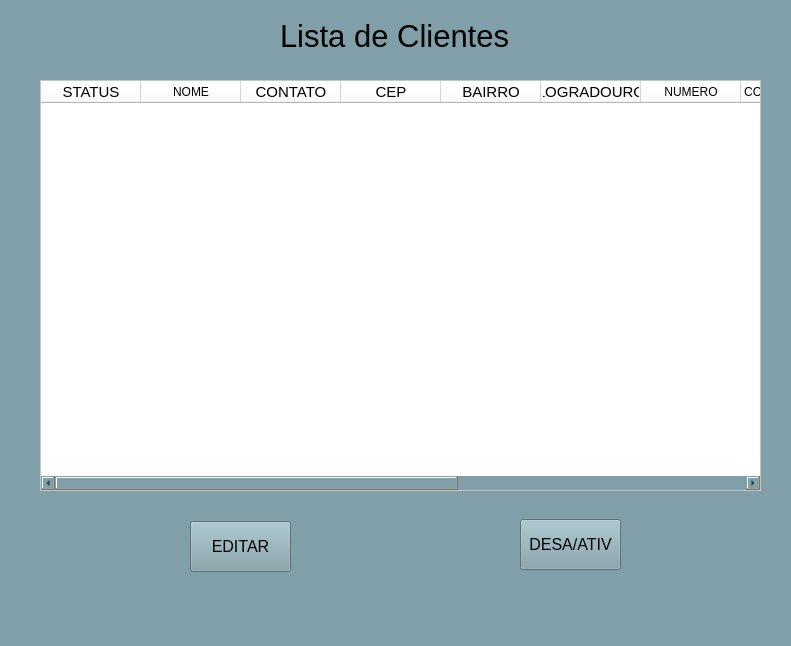
<?xml version="1.0" encoding="UTF-8"?>
<ui version="4.0">
 <class>MainWindow</class>
 <widget class="QMainWindow" name="MainWindow">
  <property name="geometry">
   <rect>
    <x>0</x>
    <y>0</y>
    <width>791</width>
    <height>646</height>
   </rect>
  </property>
  <property name="windowTitle">
   <string>MainWindow</string>
  </property>
  <property name="styleSheet">
   <string notr="true">background-color: rgb(128, 159, 168);</string>
  </property>
  <widget class="QWidget" name="centralwidget">
   <widget class="QLabel" name="label">
    <property name="geometry">
     <rect>
      <x>280</x>
      <y>20</y>
      <width>271</width>
      <height>31</height>
     </rect>
    </property>
    <property name="font">
     <font>
      <pointsize>23</pointsize>
     </font>
    </property>
    <property name="text">
     <string>Lista de Clientes</string>
    </property>
   </widget>
   <widget class="QTableWidget" name="tableWidget">
    <property name="geometry">
     <rect>
      <x>40</x>
      <y>80</y>
      <width>721</width>
      <height>411</height>
     </rect>
    </property>
    <property name="styleSheet">
     <string notr="true">background-color: rgb(255, 255, 255);</string>
    </property>
    <column>
     <property name="text">
      <string>STATUS</string>
     </property>
     <property name="font">
      <font>
       <pointsize>11</pointsize>
      </font>
     </property>
    </column>
    <column>
     <property name="text">
      <string>NOME</string>
     </property>
    </column>
    <column>
     <property name="text">
      <string>CONTATO</string>
     </property>
     <property name="font">
      <font>
       <pointsize>11</pointsize>
      </font>
     </property>
    </column>
    <column>
     <property name="text">
      <string>CEP</string>
     </property>
     <property name="font">
      <font>
       <pointsize>11</pointsize>
      </font>
     </property>
    </column>
    <column>
     <property name="text">
      <string>BAIRRO</string>
     </property>
     <property name="font">
      <font>
       <pointsize>11</pointsize>
      </font>
     </property>
    </column>
    <column>
     <property name="text">
      <string>LOGRADOURO</string>
     </property>
     <property name="font">
      <font>
       <pointsize>11</pointsize>
      </font>
     </property>
    </column>
    <column>
     <property name="text">
      <string>NUMERO</string>
     </property>
    </column>
    <column>
     <property name="text">
      <string>COMPLEMENTO</string>
     </property>
    </column>
    <column>
     <property name="text">
      <string>PLANO_SERVIÇO</string>
     </property>
    </column>
    <column>
     <property name="text">
      <string>DATA_CONTRATAÇÃO</string>
     </property>
    </column>
    <column>
     <property name="text">
      <string>DATA_VENCIMENTO</string>
     </property>
    </column>
    <column>
     <property name="text">
      <string>FORMA_PAGAMENTO</string>
     </property>
    </column>
   </widget>
   <widget class="QPushButton" name="pushButton_3">
    <property name="geometry">
     <rect>
      <x>190</x>
      <y>521</y>
      <width>101</width>
      <height>51</height>
     </rect>
    </property>
    <property name="font">
     <font>
      <pointsize>12</pointsize>
     </font>
    </property>
    <property name="text">
     <string>EDITAR</string>
    </property>
   </widget>
   <widget class="QPushButton" name="pushButton_2">
    <property name="geometry">
     <rect>
      <x>520</x>
      <y>519</y>
      <width>101</width>
      <height>51</height>
     </rect>
    </property>
    <property name="font">
     <font>
      <pointsize>12</pointsize>
     </font>
    </property>
    <property name="text">
     <string>DESA/ATIV</string>
    </property>
   </widget>
  </widget>
  <widget class="QMenuBar" name="menubar">
   <property name="geometry">
    <rect>
     <x>0</x>
     <y>0</y>
     <width>791</width>
     <height>22</height>
    </rect>
   </property>
  </widget>
  <widget class="QStatusBar" name="statusbar"/>
 </widget>
 <resources/>
 <connections/>
</ui>
